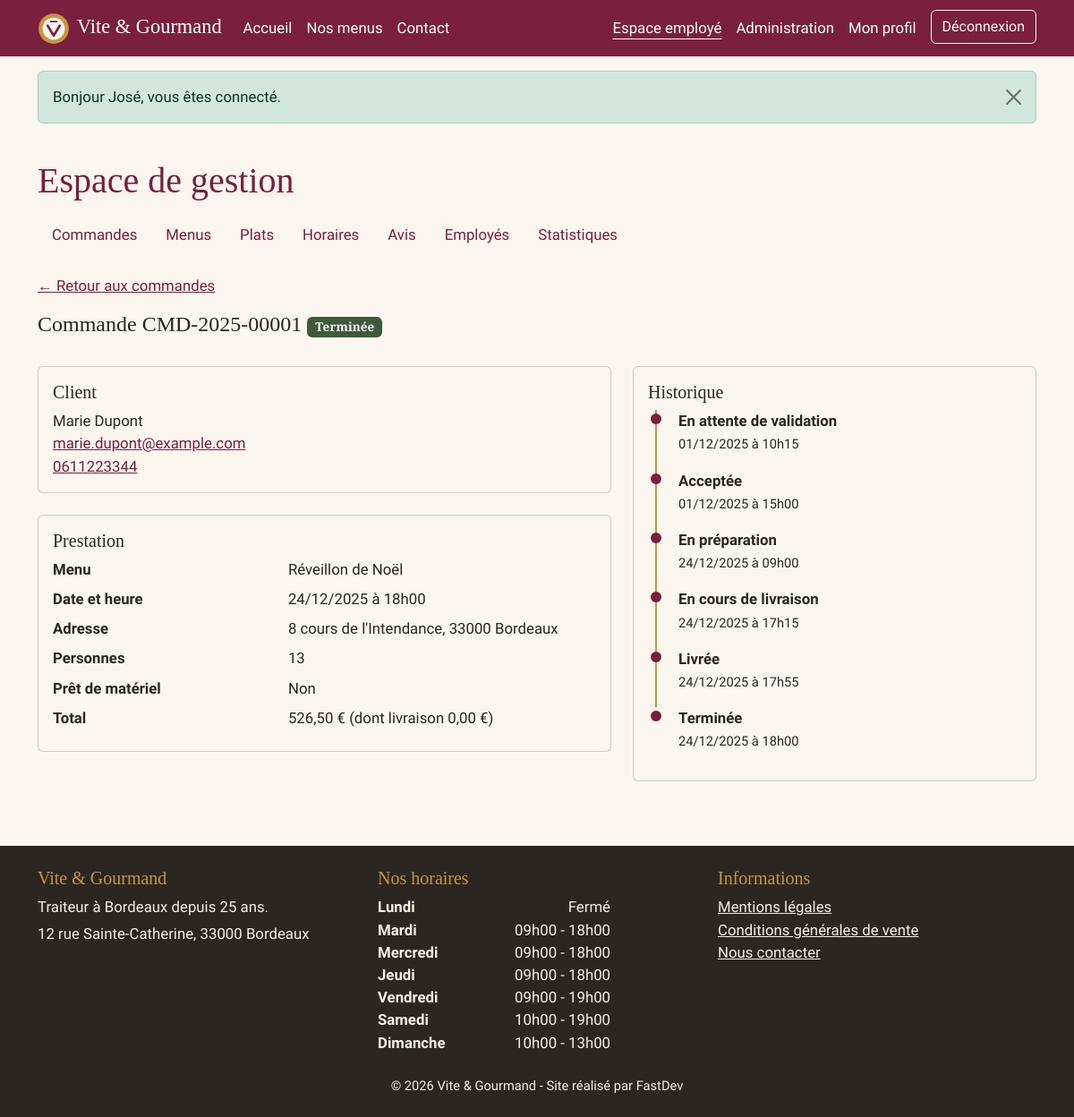
/employe/commande?id=1 (signed in), run on the app's committed database.
### tables this page shows
CREATE TABLE commande (
    commande_id         INT UNSIGNED AUTO_INCREMENT PRIMARY KEY,
    numero_commande     VARCHAR(20) NOT NULL UNIQUE,    
    utilisateur_id      INT UNSIGNED NOT NULL,
    menu_id             INT UNSIGNED NOT NULL,
    date_commande       DATETIME NOT NULL DEFAULT CURRENT_TIMESTAMP,
     
    date_prestation     DATE NOT NULL,
    heure_livraison     TIME NOT NULL,
    adresse_prestation  VARCHAR(255) NOT NULL,
    code_postal         VARCHAR(10) NOT NULL,
    ville_prestation    VARCHAR(100) NOT NULL,
    distance_km         DECIMAL(6,2) NOT NULL DEFAULT 0,  
    nombre_personne     INT UNSIGNED NOT NULL,
     
    prix_menu           DECIMAL(10,2) NOT NULL,         
    montant_reduction   DECIMAL(10,2) NOT NULL DEFAULT 0,  
    prix_livraison      DECIMAL(10,2) NOT NULL DEFAULT 0,  
    prix_total          DECIMAL(10,2) NOT NULL,
    statut              ENUM(
                            'en_attente',
                            'accepte',
                            'en_preparation',
                            'en_cours_de_livraison',
                            'livre',
                            'en_attente_retour_materiel',
                            'terminee',
                            'annulee'
                        ) NOT NULL DEFAULT 'en_attente',
    pret_materiel       BOOLEAN NOT NULL DEFAULT FALSE,
    restitution_materiel BOOLEAN NOT NULL DEFAULT FALSE,  
     
    motif_annulation    TEXT NULL,
    mode_contact        ENUM('telephone', 'mail') NULL,
    annulee_par         ENUM('client', 'employe') NULL,
    CONSTRAINT fk_commande_utilisateur FOREIGN KEY (utilisateur_id) REFERENCES utilisateur(utilisateur_id),
    CONSTRAINT fk_commande_menu        FOREIGN KEY (menu_id)        REFERENCES menu(menu_id),
    CONSTRAINT chk_commande_personnes  CHECK (nombre_personne >= 1),
     
    CONSTRAINT chk_commande_annulation CHECK (
        statut <> 'annulee'
        OR (annulee_par = 'client'  AND motif_annulation IS NOT NULL)
        OR (annulee_par = 'employe' AND motif_annulation IS NOT NULL AND mode_contact IS NOT NULL)
    )
);

CREATE TABLE utilisateur (
    utilisateur_id  INT UNSIGNED AUTO_INCREMENT PRIMARY KEY,
    email           VARCHAR(255) NOT NULL UNIQUE,       
    password        VARCHAR(255) NOT NULL,              
    prenom          VARCHAR(100) NOT NULL,
    nom             VARCHAR(100) NOT NULL,
    telephone       VARCHAR(20)  NULL,                  
    adresse_postale VARCHAR(255) NULL,
    code_postal     VARCHAR(10)  NULL,
    ville           VARCHAR(100) NULL,
    pays            VARCHAR(100) NOT NULL DEFAULT 'France',
    role_id         INT UNSIGNED NOT NULL,
    actif           BOOLEAN NOT NULL DEFAULT TRUE,      
    date_creation   DATETIME NOT NULL DEFAULT CURRENT_TIMESTAMP,
    CONSTRAINT fk_utilisateur_role
        FOREIGN KEY (role_id) REFERENCES role(role_id)
);

CREATE TABLE menu (
    menu_id                 INT UNSIGNED AUTO_INCREMENT PRIMARY KEY,
    titre                   VARCHAR(150) NOT NULL,
    description             TEXT NOT NULL,
    theme_id                INT UNSIGNED NOT NULL,
    regime_id               INT UNSIGNED NOT NULL,
    nombre_personne_minimum INT UNSIGNED NOT NULL,
    prix_par_personne       DECIMAL(8,2) NOT NULL,      
    conditions              TEXT NOT NULL,              
    quantite_restante       INT UNSIGNED NOT NULL DEFAULT 0,  
    actif                   BOOLEAN NOT NULL DEFAULT TRUE,
    date_creation           DATETIME NOT NULL DEFAULT CURRENT_TIMESTAMP,
    CONSTRAINT fk_menu_theme  FOREIGN KEY (theme_id)  REFERENCES theme(theme_id),
    CONSTRAINT fk_menu_regime FOREIGN KEY (regime_id) REFERENCES regime(regime_id),
    CONSTRAINT chk_menu_personnes CHECK (nombre_personne_minimum >= 1),
    CONSTRAINT chk_menu_prix      CHECK (prix_par_personne > 0)
);

CREATE TABLE suivi_commande (
    suivi_id          INT UNSIGNED AUTO_INCREMENT PRIMARY KEY,
    commande_id       INT UNSIGNED NOT NULL,
    statut            VARCHAR(30) NOT NULL,
    date_modification DATETIME NOT NULL DEFAULT CURRENT_TIMESTAMP,
    modifie_par       INT UNSIGNED NULL,                
    CONSTRAINT fk_suivi_commande FOREIGN KEY (commande_id) REFERENCES commande(commande_id) ON DELETE CASCADE,
    CONSTRAINT fk_suivi_employe  FOREIGN KEY (modifie_par) REFERENCES utilisateur(utilisateur_id) ON DELETE SET NULL
);

CREATE TABLE horaire (
    horaire_id      INT UNSIGNED AUTO_INCREMENT PRIMARY KEY,
    jour            ENUM('lundi','mardi','mercredi','jeudi','vendredi','samedi','dimanche') NOT NULL UNIQUE,
    heure_ouverture TIME NULL,
    heure_fermeture TIME NULL,
    ferme           BOOLEAN NOT NULL DEFAULT FALSE
);

### templates/pages/employe/commande.php (the view, shortened to what the rows shown need)
<div class="container py-4">
    <h1 class="mb-3">Espace de gestion</h1>
    <?= render_partial('partials/nav-staff') ?>
    <p><a href="/employe">&larr; Retour aux commandes</a></p>
    <h2 class="h4">Commande <?= e($c['numero_commande']) ?> <?= render_partial('partials/badge-statut', ['statut' => $c['statut']]) ?></h2>
    <div class="row g-4 mt-1">
        <div class="col-lg-7">
            <section class="card mb-4" aria-labelledby="titre-client">
                <div class="card-body">
                    <h3 id="titre-client" class="h5">Client</h3>
                    <p class="mb-0"><?= e($c['prenom'] . ' ' . $c['nom']) ?><br>
                        <a href="mailto:<?= e($c['email']) ?>"><?= e($c['email']) ?></a><br>
                        <a href="tel:<?= e($c['telephone']) ?>"><?= e($c['telephone']) ?></a></p>
                </div>
            </section>
            <section class="card mb-4" aria-labelledby="titre-prestation">
                <div class="card-body">
                    <dl class="row mb-0">
                        <dt class="col-sm-5">Menu</dt><dd class="col-sm-7"><?= e($c['menu_titre']) ?></dd>
                        <dt class="col-sm-5">Date et heure</dt><dd class="col-sm-7"><?= e(date_fr($c['date_prestation'])) ?> à <?= e(heure_fr($c['heure_livraison'])) ?></dd>
                        <dt class="col-sm-5">Adresse</dt><dd class="col-sm-7"><?= e($c['adresse_prestation'] . ', ' . $c['code_postal'] . ' ' . $c['ville_prestation']) ?></dd>
                        <dt class="col-sm-5">Personnes</dt><dd class="col-sm-7"><?= (int) $c['nombre_personne'] ?></dd>
                        <dt class="col-sm-5">Prêt de matériel</dt><dd class="col-sm-7"><?= $c['pret_materiel'] ? 'Oui' . ($c['restitution_materiel'] ? ' (matériel restitué)' : ' (matériel non restitué)') : 'Non' ?></dd>
                        <dt class="col-sm-5">Total</dt><dd class="col-sm-7"><?= money($c['prix_total']) ?> (dont livraison <?= money($c['prix_livraison']) ?>)</dd>
                    </dl>
                </div>
            </section>
        </div>
        <div class="col-lg-5">
            <section class="card" aria-labelledby="titre-historique">
                <div class="card-body">
                    <ol class="suivi list-unstyled mb-0">
                        <?php foreach ($suivi as $etape): ?>
                            <li><strong><?= e(CommandeService::libelle($etape['statut'])) ?></strong><br>
                                <span class="small"><?= e(date_fr($etape['date_modification'], true)) ?></span></li>
                        <?php endforeach; ?>
                    </ol>
                </div>
            </section>
        </div>
    </div>
</div>

### templates/partials/badge-statut.php
<span class="badge statut statut-<?= e($statut) ?>"><?= e(App\CommandeService::libelle($statut)) ?></span>

### templates/layout.php (shortened to what the rows shown need)
<!DOCTYPE html>
<html lang="fr">
<head>
    <link href="https://cdn.jsdelivr.net/npm/bootstrap@5.3.3/dist/css/bootstrap.min.css" rel="stylesheet"
>
    <link href="/assets/css/style.css" rel="stylesheet">
</head>
<body>
<main id="contenu" tabindex="-1">
    <?= $contenu ?>
</main>
<footer class="footer mt-5">
    <div class="container py-4">
        <div class="row g-4">
            <div class="col-md-4">
                <h2 class="h5">Vite &amp; Gourmand</h2>
            </div>
            <div class="col-md-4">
                <h2 class="h5">Nos horaires</h2>
                <ul class="list-unstyled horaires mb-0">
                    <?php $horaires = horaires(); if (!$horaires): ?><li>Horaires momentanément indisponibles</li><?php endif; ?>
                    <?php foreach ($horaires as $h): ?>
                        <li>
                            <span class="jour"><?= e(ucfirst($h['jour'])) ?></span>
                            <span><?= $h['ferme'] ? 'Fermé' : e(heure_fr($h['heure_ouverture']) . ' - ' . heure_fr($h['heure_fermeture'])) ?></span>
                        </li>
                    <?php endforeach; ?>
                </ul>
            </div>
            <div class="col-md-4">
                <h2 class="h5">Informations</h2>
            </div>
        </div>
    </div>
</footer>
</body>
</html>

### data on the page
commande: numero_commande "CMD-2025-00001", statut "Terminée", utilisateur.nom "Marie Dupont", utilisateur.email "marie.dupont@example.com", utilisateur.telephone "0611223344", menu.titre "Réveillon de Noël", date_prestation "24/12/2025", heure_livraison "18h00", adresse_prestation+code_postal+ville_prestation "8 cours de l'Intendance, 33000 Bordeaux", nombre_personne "13", prix_total "526,50 €", prix_livraison "0,00 €"
suivi_commande: statut "En attente de validation", date_modification "01/12/2025 à 10h15"
suivi_commande: statut "Acceptée", date_modification "01/12/2025 à 15h00"
suivi_commande: statut "En préparation", date_modification "24/12/2025 à 09h00"
suivi_commande: statut "En cours de livraison", date_modification "24/12/2025 à 17h15"
suivi_commande: statut "Livrée", date_modification "24/12/2025 à 17h55"
suivi_commande: statut "Terminée", date_modification "24/12/2025 à 18h00"
horaire: jour "Lundi", ferme "Fermé"
horaire: jour "Mardi", heure_ouverture+heure_fermeture "09h00 - 18h00"
horaire: jour "Mercredi", heure_ouverture+heure_fermeture "09h00 - 18h00"
horaire: jour "Jeudi", heure_ouverture+heure_fermeture "09h00 - 18h00"
horaire: jour "Vendredi", heure_ouverture+heure_fermeture "09h00 - 19h00"
horaire: jour "Samedi", heure_ouverture+heure_fermeture "10h00 - 19h00"
horaire: jour "Dimanche", heure_ouverture+heure_fermeture "10h00 - 13h00"

### other printed values
$m['message'] "Bonjour José, vous êtes connecté."
